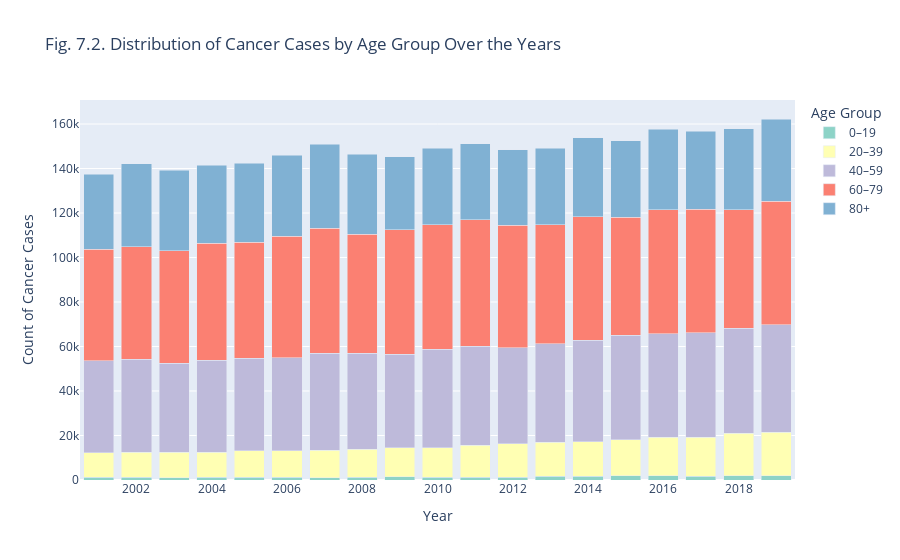

Source (notebook cell):
### Code cell
# Group by Year and Age group and sum the counts
df_age_group_year = IHMEGDX.groupby(['Year', 'Age group (years)']).sum().reset_index()

# plot visualisation
fig = px.bar(df_age_group_year, x='Year', y='Count for cancer type', 
             color='Age group (years)',
             title='Fig. 7.2. Distribution of Cancer Cases by Age Group Over the Years',
             labels={'Year': 'Year', 'Count for cancer type': 'Count of Cancer Cases', 'Age group (years)': 'Age Group'},
             color_discrete_sequence=px.colors.qualitative.Set3,
             barmode='stack')

fig.show()

### Figure 1 — Plotly figure (JSON) as saved in the notebook; plotly's stock layout.template omitted (floating-point values rounded to 4 significant figures)
{"data": [{"alignmentgroup": "True", "hovertemplate": "Age Group=0–19<br>Year=%{x}<br>Count of Cancer Cases=%{y}<extra></extra>", "legendgroup": "0–19", "marker": {"color": "rgb(141,211,199)", "pattern": {"shape": ""}}, "name": "0–19", "offsetgroup": "0–19", "orientation": "v", "showlegend": true, "textposition": "auto", "type": "bar", "x": [2001, 2002, 2003, 2004, 2005, 2006, 2007, 2008, 2009, 2010, 2011, 2012, 2013, 2014, 2015, 2016, 2017, 2018, 2019], "xaxis": "x", "y": [1248, 1165, 1035, 1134, 1240, 1190, 951, 1174, 1411, 1270, 1349, 1199, 1620, 1671, 1868, 1899, 1667, 1906, 1928], "yaxis": "y"}, {"alignmentgroup": "True", "hovertemplate": "Age Group=20–39<br>Year=%{x}<br>Count of Cancer Cases=%{y}<extra></extra>", "legendgroup": "20–39", "marker": {"color": "rgb(255,255,179)", "pattern": {"shape": ""}}, "name": "20–39", "offsetgroup": "20–39", "orientation": "v", "showlegend": true, "textposition": "auto", "type": "bar", "x": [2001, 2002, 2003, 2004, 2005, 2006, 2007, 2008, 2009, 2010, 2011, 2012, 2013, 2014, 2015, 2016, 2017, 2018, 2019], "xaxis": "x", "y": [11078, 11413, 11405, 11311, 11966, 11876, 12340, 12571, 12990, 13285, 14382, 15097, 15351, 15465, 16130, 17315, 17545, 19148, 19565], "yaxis": "y"}, {"alignmentgroup": "True", "hovertemplate": "Age Group=40–59<br>Year=%{x}<br>Count of Cancer Cases=%{y}<extra></extra>", "legendgroup": "40–59", "marker": {"color": "rgb(190,186,218)", "pattern": {"shape": ""}}, "name": "40–59", "offsetgroup": "40–59", "orientation": "v", "showlegend": true, "textposition": "auto", "type": "bar", "x": [2001, 2002, 2003, 2004, 2005, 2006, 2007, 2008, 2009, 2010, 2011, 2012, 2013, 2014, 2015, 2016, 2017, 2018, 2019], "xaxis": "x", "y": [41344, 41807, 39952, 41357, 41501, 41913, 43696, 43173, 42189, 44168, 44306, 43210, 44381, 45604, 46978, 46488, 46954, 47147, 48280], "yaxis": "y"}, {"alignmentgroup": "True", "hovertemplate": "Age Group=60–79<br>Year=%{x}<br>Count of Cancer Cases=%{y}<extra></extra>", "legendgroup": "60–79", "marker": {"color": "rgb(251,128,114)", "pattern": {"shape": ""}}, "name": "60–79", "offsetgroup": "60–79", "orientation": "v", "showlegend": true, "textposition": "auto", "type": "bar", "x": [2001, 2002, 2003, 2004, 2005, 2006, 2007, 2008, 2009, 2010, 2011, 2012, 2013, 2014, 2015, 2016, 2017, 2018, 2019], "xaxis": "x", "y": [50099, 50533, 50579, 52524, 52056, 54551, 56174, 53604, 55941, 55938, 56942, 54935, 53424, 55648, 53057, 55679, 55470, 53179, 55547], "yaxis": "y"}, {"alignmentgroup": "True", "hovertemplate": "Age Group=80+<br>Year=%{x}<br>Count of Cancer Cases=%{y}<extra></extra>", "legendgroup": "80+", "marker": {"color": "rgb(128,177,211)", "pattern": {"shape": ""}}, "name": "80+", "offsetgroup": "80+", "orientation": "v", "showlegend": true, "textposition": "auto", "type": "bar", "x": [2001, 2002, 2003, 2004, 2005, 2006, 2007, 2008, 2009, 2010, 2011, 2012, 2013, 2014, 2015, 2016, 2017, 2018, 2019], "xaxis": "x", "y": [33719, 37207, 36188, 35178, 35621, 36406, 37805, 35920, 32734, 34400, 34268, 34042, 34227, 35529, 34533, 36232, 35209, 36462, 36937], "yaxis": "y"}], "layout": {"barmode": "stack", "legend": {"title": {"text": "Age Group"}, "tracegroupgap": 0}, "title": {"text": "Fig. 7.2. Distribution of Cancer Cases by Age Group Over the Years"}, "xaxis": {"anchor": "y", "domain": [0, 1], "title": {"text": "Year"}}, "yaxis": {"anchor": "x", "domain": [0, 1], "title": {"text": "Count of Cancer Cases"}}}}
